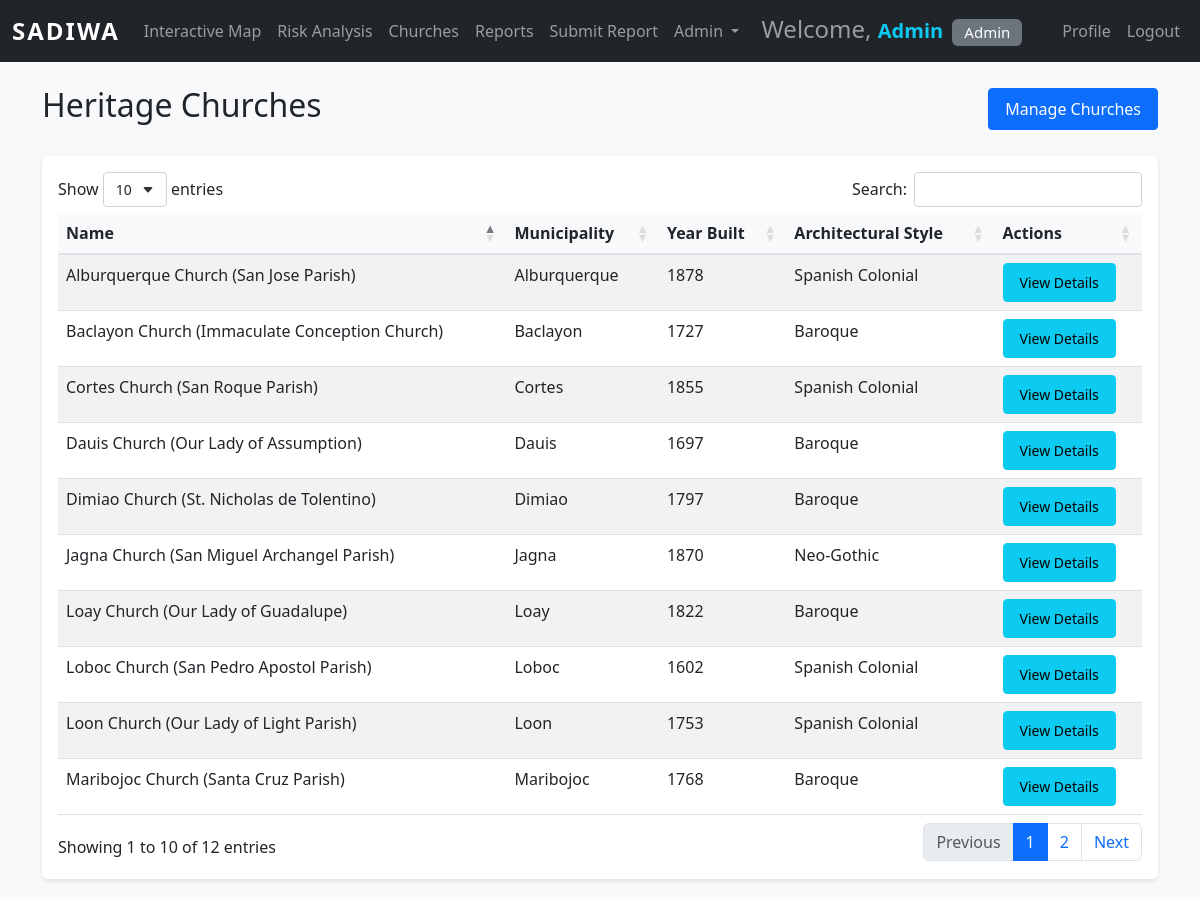
The app's page /churches.php (signed in) with its own data.
### tables this page shows
CREATE TABLE IF NOT EXISTS Churches (
    church_id INT AUTO_INCREMENT PRIMARY KEY,
    name VARCHAR(255) NOT NULL,
    municipality VARCHAR(100) NOT NULL,
    latitude DECIMAL(10, 8) NOT NULL,
    longitude DECIMAL(11, 8) NOT NULL,
    year_built INT,
    architectural_style VARCHAR(100),
    created_at TIMESTAMP DEFAULT CURRENT_TIMESTAMP
);

### session.php (called while the page is built, shortened)
<?php
function isLoggedIn() {
    return isset($_SESSION['user_id']) && isset($_SESSION['role']);
}
function hasRole($requiredRole) {
    $roles = ['Admin', 'Contributor', 'Viewer'];
    $userRoleIndex = array_search($_SESSION['role'], $roles);
    $requiredRoleIndex = array_search($requiredRole, $roles);
    return $userRoleIndex !== false && $userRoleIndex <= $requiredRoleIndex;
}
?>

### church.php (called while the page is built, shortened)
<?php
function getAllChurches() {
    $conn = getDBConnection();
    $stmt = $conn->prepare("SELECT * FROM Churches ORDER BY name");
    $stmt->execute();
    $result = $stmt->get_result();
    $churches = $result->fetch_all(MYSQLI_ASSOC);
    return $churches;
}
?>

### churches.php (the view, shortened to what this page needs)
<?php
require_once '../config/session.php';
require_once '../functions/church.php';
$churches = getAllChurches();
?>
<!DOCTYPE html>
<html lang="en">
<head>
    <link href="https://cdn.jsdelivr.net/npm/bootstrap@5.3.0/dist/css/bootstrap.min.css" rel="stylesheet">
    <link rel="stylesheet" href="https://cdn.datatables.net/1.13.6/css/dataTables.bootstrap5.min.css">
    <link rel="stylesheet" href="../assets/css/style.css">
</head>
<body>
    <?php include 'includes/navbar.php'; ?>
    <div class="container mt-4">
        <div class="d-flex justify-content-between align-items-center mb-4">
            <h2>Heritage Churches</h2>
            <?php if (hasRole('Admin')): ?>
            <a href="manage_churches.php" class="btn btn-primary">Manage Churches</a>
            <?php endif; ?>
        </div>
        <div class="card">
            <div class="card-body">
                <div class="table-responsive">
                    <table id="churchesTable" class="table table-striped table-hover">
                        <thead>
                            <tr>
                                <th>Name</th>
                                <th>Municipality</th>
                                <th>Year Built</th>
                                <th>Architectural Style</th>
                                <th>Actions</th>
                            </tr>
                        </thead>
                        <tbody>
                            <?php foreach ($churches as $church): ?>
                            <tr>
                                <td><?php echo htmlspecialchars($church['name']); ?></td>
                                <td><?php echo htmlspecialchars($church['municipality']); ?></td>
                                <td><?php echo htmlspecialchars($church['year_built'] ?? 'Unknown'); ?></td>
                                <td><?php echo htmlspecialchars($church['architectural_style'] ?? 'Unknown'); ?></td>
                                <td>
                                    <a href="church_details.php?id=<?php echo $church['church_id']; ?>" class="btn btn-sm btn-info">View Details</a>
                                </td>
                            </tr>
                            <?php endforeach; ?>
                        </tbody>
                    </table>
                </div>
            </div>
        </div>
    </div>
</body>
</html>

### style.css (style rules this page uses)
body { font-family: 'Segoe UI', Tahoma, Geneva, Verdana, sans-serif; background-color: #f8f9fa; }
.card { border: none; box-shadow: 0 2px 4px rgba(0,0,0,0.1); margin-bottom: 20px; }
.table th { background-color: #f8f9fa; font-weight: 600; border-bottom: 2px solid #dee2e6; }
.btn { border-radius: 4px; padding: 8px 16px; }
.btn-primary { background-color: #0d6efd; border-color: #0d6efd; }

### records on screen
churches: name "Alburquerque Church (San Jose Parish)", municipality "Alburquerque", year_built "1878", architectural_style "Spanish Colonial"
churches: name "Baclayon Church (Immaculate Conception Church)", municipality "Baclayon", year_built "1727", architectural_style "Baroque"
churches: name "Cortes Church (San Roque Parish)", municipality "Cortes", year_built "1855", architectural_style "Spanish Colonial"
churches: name "Dauis Church (Our Lady of Assumption)", municipality "Dauis", year_built "1697", architectural_style "Baroque"
churches: name "Dimiao Church (St. Nicholas de Tolentino)", municipality "Dimiao", year_built "1797", architectural_style "Baroque"
churches: name "Jagna Church (San Miguel Archangel Parish)", municipality "Jagna", year_built "1870", architectural_style "Neo-Gothic"
churches: name "Loay Church (Our Lady of Guadalupe)", municipality "Loay", year_built "1822", architectural_style "Baroque"
churches: name "Loboc Church (San Pedro Apostol Parish)", municipality "Loboc", year_built "1602", architectural_style "Spanish Colonial"
churches: name "Loon Church (Our Lady of Light Parish)", municipality "Loon", year_built "1753", architectural_style "Spanish Colonial"
churches: name "Maribojoc Church (Santa Cruz Parish)", municipality "Maribojoc", year_built "1768", architectural_style "Baroque"

### other values on screen
$_SESSION['username'] "Admin"
$_SESSION['role'] "Admin"
